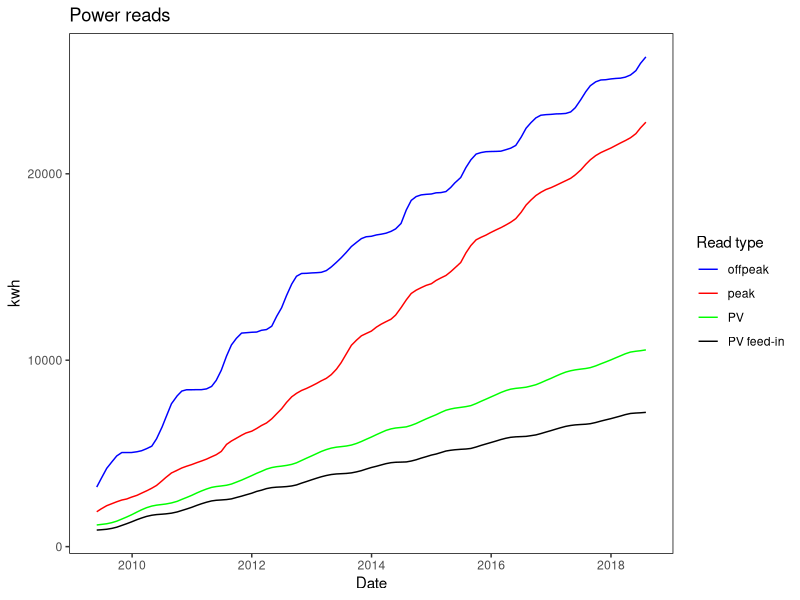
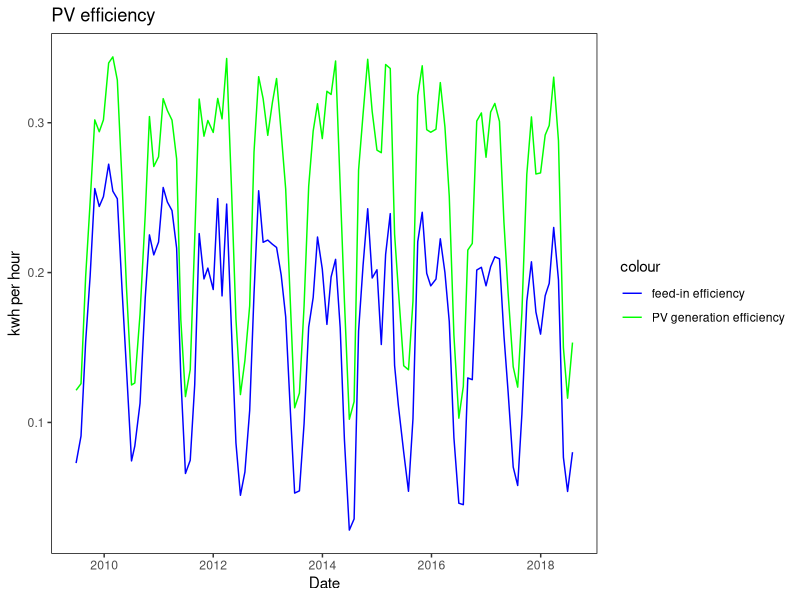
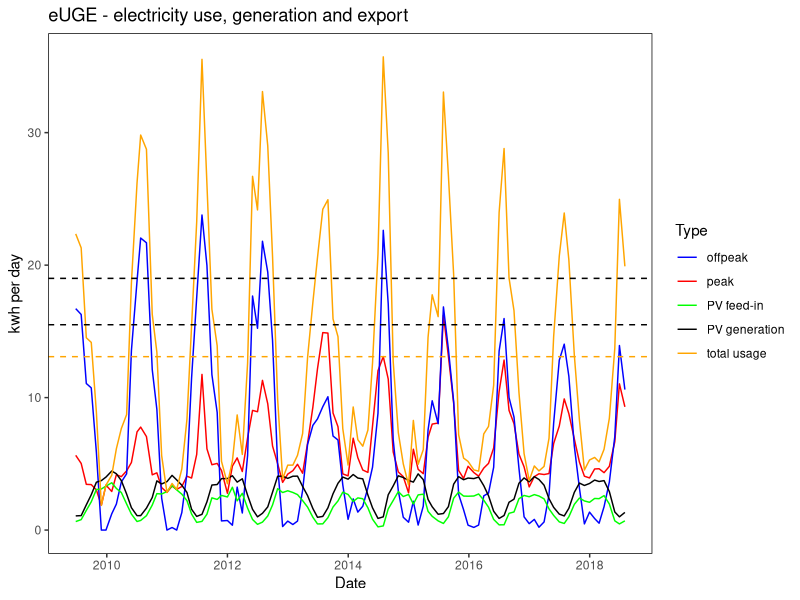

Source code (R) for these figures, in order:
## ---- chunk 1
library(tidyverse)

meterreads <- read_csv("data/meterreads.csv")

## ---- chunk 2
meterreads
## ---- chunk 3

#plot power reads i.e. peak, offpeak and PV

ggplot(meterreads, aes(x = date)) + 
  geom_line(aes(y = peak_reading, colour = "peak")) +
  geom_line(aes(y = offpeak_reading, colour = "offpeak")) +
  geom_line(aes(y = PV_reading, colour = "PV")) +
  geom_line(aes(y = feedin_reading, colour = "PV feed-in")) +
  labs(x = "Date", y = "kwh", title = "Power reads", colour = "Read type") +
  scale_color_manual(values = c("blue","red","green","black")) +
  theme(panel.background = element_rect(fill = "white"),
        panel.border = element_rect(fill = NA))

## ---- chunk 4
# make a new tibble called 'usage' from 'meterreads' and
# add a column called peak_usage by using mutate and lag
# mutate makes a new column called peak_usage by starting with peak_reading and subtracting a value
# this value is also from the peak_reading column, but by using lag it is from the previous row.

usage <- meterreads %>% 
  mutate(peak_usage = peak_reading - 
           lag(peak_reading, default = first(peak_reading)))

# now repeat the process for the other readings

usage <- usage %>% 
  mutate(offpeak_usage = offpeak_reading -
           lag(offpeak_reading, default = first(offpeak_reading)))

usage <- usage %>% 
  mutate(feedin_usage = feedin_reading -
           lag(feedin_reading, default = first(feedin_reading)))

usage <- usage %>% 
  mutate(PV_usage = PV_reading -
           lag(PV_reading, default = first(PV_reading)))

usage <- usage %>% 
  mutate(PVhours_usage = PVhours_reading -
           lag(PVhours_reading, default = first(PVhours_reading)))

usage <- usage %>% 
  mutate(water_usage = water_reading -
           lag(water_reading, default = first(water_reading)))

usage <- usage %>% 
  mutate(days = as.integer(date -
           lag(date, default = first(date))))

usage <- slice(usage, -1)

## ---- chunk 5
# make a new table called perday.  divide usage by number of days to get usage per day.

perday <- usage %>% 
  mutate(peak_perday = peak_usage / days)

perday <- perday %>% 
  mutate(offpeak_perday = offpeak_usage / days)

perday <- perday %>% 
  mutate(totalusage_perday = peak_perday + offpeak_perday)

perday <- perday %>% 
  mutate(feedin_perday = feedin_usage / days)

perday <- perday %>% 
  mutate(PVgen_perday = PV_usage / days)

perday <- perday %>% 
  mutate(PVhours_perday = PVhours_usage / days)

perday <- perday %>% 
  mutate(water_perday = water_usage / days)

perday <- perday %>% 
  mutate(PVefficiency = PVgen_perday / PVhours_perday)

perday <- perday %>% 
  mutate(feedinefficiency = feedin_perday / PVhours_perday)

## ---- chunk 6

# Here are some PV efficiency plots

ggplot(perday, aes(x = date)) + 
  geom_line(aes(y = PVefficiency, colour = "PV generation efficiency")) +
  geom_line(aes(y = feedinefficiency, colour = "feed-in efficiency")) +
  labs(x = "Date", y = "kwh per hour", title = "PV efficiency") +
  scale_color_manual(values = c("blue","green")) +
  theme(panel.grid = element_blank(),
        panel.background = element_rect(fill = "white")) +
  theme(panel.background = element_rect(fill = "white"),
        panel.border = element_rect(fill = NA))

## ---- chunk 7
# Electricity overview in kwh per day

ggplot(perday, aes(x = date)) + 
  geom_line(aes(y = peak_perday, colour = "peak")) +
  geom_line(aes(y = offpeak_perday, colour = "offpeak")) +
  geom_line(aes(y = PVgen_perday, colour = "PV generation")) +
  geom_line(aes(y = feedin_perday, colour = "PV feed-in")) +
  geom_line(aes(y = totalusage_perday, colour = "total usage")) +
  labs(x = "Date", y = "kwh per day", title = "eUGE - electricity use, generation and export", colour = "Type") +
  scale_color_manual(values = c("blue","red","green","black", "orange")) +
  geom_hline(yintercept = 15.5, linetype = 2) + 
  geom_hline(yintercept = 19, linetype = 2) +
  geom_hline(yintercept = 13.09, linetype = 2, colour = "orange") +
  theme(panel.background = element_rect(fill = "white"),
        panel.border = element_rect(fill = NA))

# have put in some hlines to give seasonal averages for usage of 4 person households
# average household usage from energymadeeasy.gov.au.  
# 4 person household postcode 5051
# Summer 15.7; Autumn 15.5; WInter 19.0; Spring 16.1 kWh 

# calculate average total usage per day and add in an hline.
# mean(perday$totalusage_perday, na.rm = TRUE)

